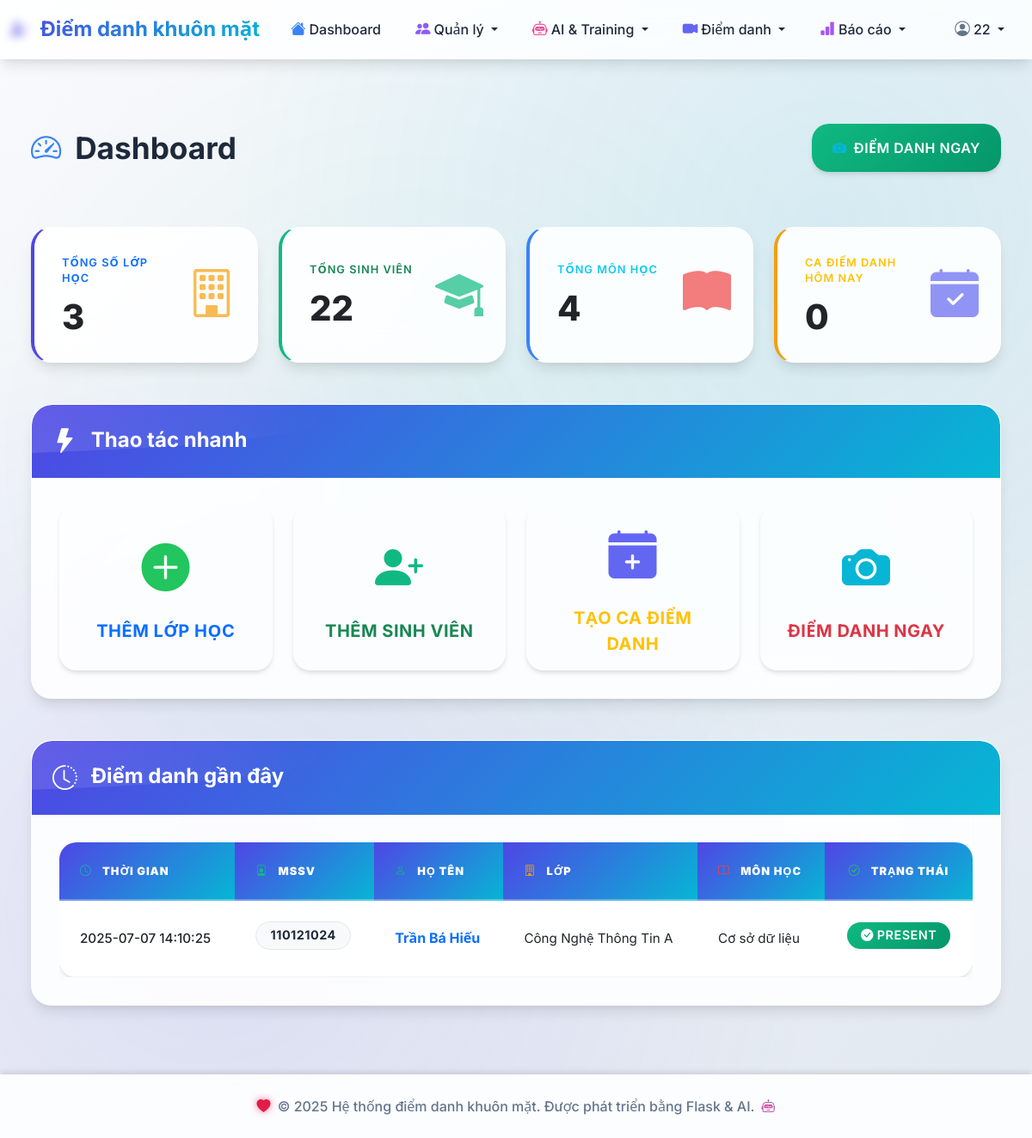
Page / (signed in) on the earlier database version.
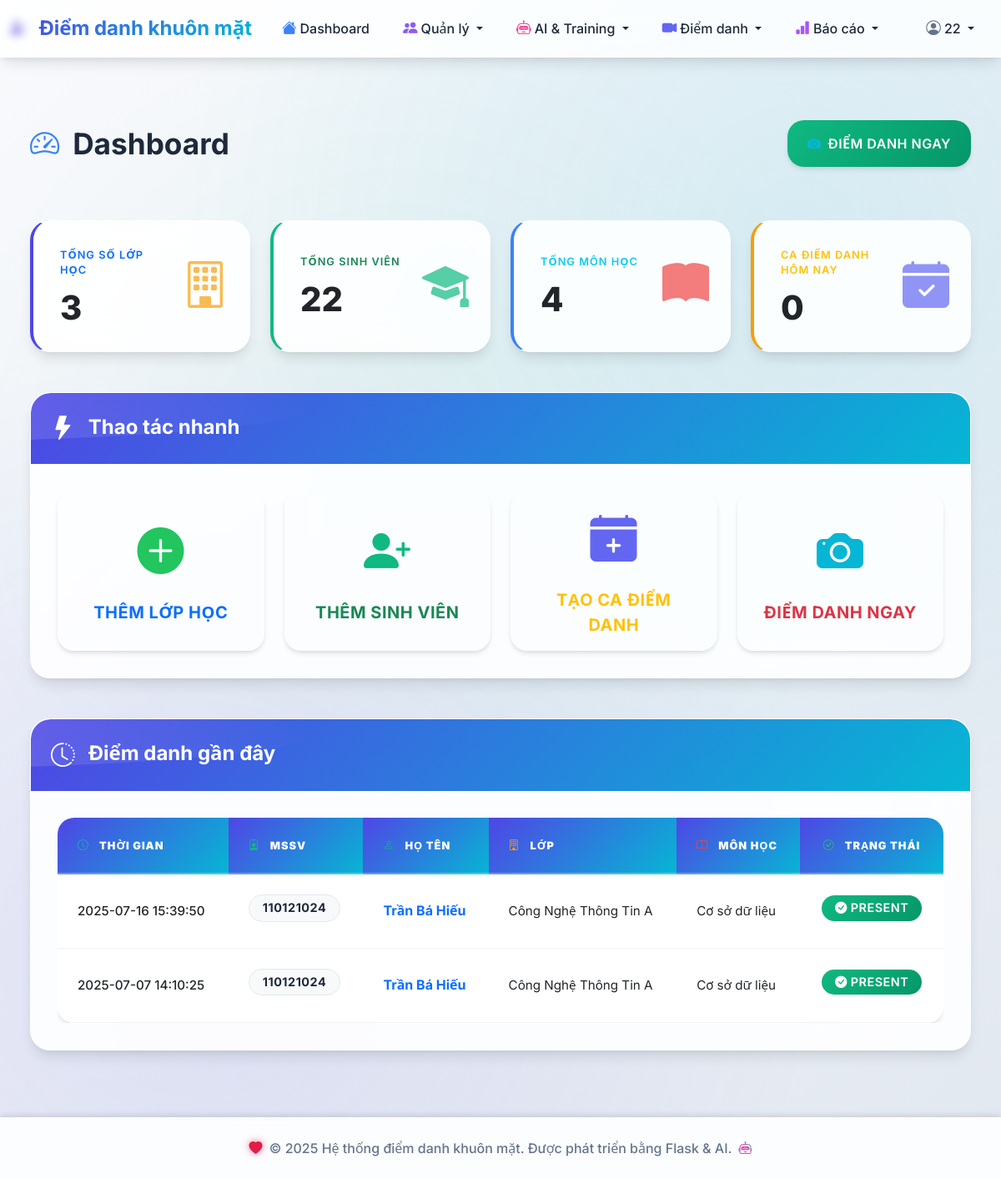
Same page on the later database version.
### tables this page shows
CREATE TABLE attendance_records (
            id INTEGER PRIMARY KEY AUTOINCREMENT,
            session_id INTEGER NOT NULL,
            student_id INTEGER NOT NULL,
            attendance_time TIMESTAMP DEFAULT CURRENT_TIMESTAMP,
            status TEXT DEFAULT 'present',
            method TEXT DEFAULT 'face_recognition',
            confidence REAL,
            FOREIGN KEY (session_id) REFERENCES attendance_sessions (id),
            FOREIGN KEY (student_id) REFERENCES students (id),
            UNIQUE(session_id, student_id)
        );

CREATE TABLE students (
            id INTEGER PRIMARY KEY AUTOINCREMENT,
            student_id TEXT UNIQUE NOT NULL,
            full_name TEXT NOT NULL,
            class_id INTEGER NOT NULL,
            photo_path TEXT,
            face_encoding TEXT,
            created_at TIMESTAMP DEFAULT CURRENT_TIMESTAMP,
            FOREIGN KEY (class_id) REFERENCES classes (id)
        );

CREATE TABLE classes (
            id INTEGER PRIMARY KEY AUTOINCREMENT,
            class_code TEXT UNIQUE NOT NULL,
            class_name TEXT NOT NULL,
            description TEXT,
            created_at TIMESTAMP DEFAULT CURRENT_TIMESTAMP
        );

CREATE TABLE subjects (
            id INTEGER PRIMARY KEY AUTOINCREMENT,
            subject_code TEXT UNIQUE NOT NULL,
            subject_name TEXT NOT NULL,
            description TEXT,
            created_at TIMESTAMP DEFAULT CURRENT_TIMESTAMP
        );

### app.py (the view)
@app.route('/')
def index():
    from flask import session
    if not session.get('logged_in'):
        return redirect(url_for('auth.login'))
    from models.database import get_dashboard_stats
    stats = get_dashboard_stats()
    return render_template('dashboard.html', stats=stats)

### models/database.py (called while the page is built)
def get_db_connection():
    conn = sqlite3.connect(DATABASE_PATH)
    conn.row_factory = sqlite3.Row
    return conn

### templates/dashboard.html (shortened to what the changed rows need)
{% extends "base.html" %} {% block title %}Dashboard - Hệ thống điểm danh khuôn mặt{% endblock %} {% block content %}
<div class="container-fluid px-4">
  <div class="d-flex justify-content-between flex-wrap flex-md-nowrap align-items-center pt-4 pb-3 mb-5">
    <h1 class="h2 text-gradient fade-in mb-0"><i class="bi bi-speedometer2 icon-dashboard me-3"></i>Dashboard</h1>
  </div>
  <div class="row">
    <div class="col-12">
      <div class="card glass-card shadow-strong fade-in">
        <div class="card-body p-0">
          {% if stats.recent_attendance %}
          <div class="table-responsive">
            <table class="table table-hover mb-0" style="font-size: 1rem">
              <thead style="background-color: #f8f9fa">
                <tr>
                  <th class="px-4 py-4 border-0">
                    <i class="bi bi-clock icon-chart me-2"></i>
                    <strong>Thời gian</strong>
                  </th>
                  <th class="px-4 py-4 border-0">
                    <i class="bi bi-person-badge icon-student me-2"></i>
                    <strong>MSSV</strong>
                  </th>
                  <th class="px-4 py-4 border-0">
                    <i class="bi bi-person icon-student me-2"></i>
                    <strong>Họ tên</strong>
                  </th>
                  <th class="px-4 py-4 border-0">
                    <i class="bi bi-building icon-school me-2"></i>
                    <strong>Lớp</strong>
                  </th>
                  <th class="px-4 py-4 border-0">
                    <i class="bi bi-book icon-book me-2"></i>
                    <strong>Môn học</strong>
                  </th>
                  <th class="px-4 py-4 border-0 text-center">
                    <i class="bi bi-check-circle icon-plus me-2"></i>
                    <strong>Trạng thái</strong>
                  </th>
                </tr>
              </thead>
              <tbody>
                {% for record in stats.recent_attendance %}
                <tr style="border-bottom: 1px solid #e9ecef">
                  <td class="px-4 py-4">
                    <span class="fw-medium text-dark">{{ record.attendance_time }}</span>
                  </td>
                  <td class="px-4 py-4">
                    <span class="badge bg-light text-dark fw-bold px-3 py-2" style="font-size: 0.9rem"> {{ record.student_id }} </span>
                  </td>
                  <td class="px-4 py-4">
                    <span class="fw-bold text-primary fs-6">{{ record.full_name }}</span>
                  </td>
                  <td class="px-4 py-4">
                    <span class="text-dark">{{ record.class_name }}</span>
                  </td>
                  <td class="px-4 py-4">
                    <span class="text-dark">{{ record.subject_name }}</span>
                  </td>
                  <td class="px-4 py-4 text-center">
                    <span class="badge bg-gradient-success px-3 py-2" style="font-size: 0.9rem"> <i class="bi bi-check-circle-fill me-1"></i>{{ record.status }} </span>
                  </td>
                </tr>
                {% endfor %}
              </tbody>
            </table>
          </div>
          {% endif %}
        </div>
      </div>
    </div>
  </div>
</div>
{% endblock %}

Differences in the rows shown:
added attendance_records: attendance_time "2025-07-16 15:39:50", student_id "110121024", full_name "Trần Bá Hiếu", class_name "Công Nghệ Thông Tin A", subject_name "Cơ sở dữ liệu", status "PRESENT"
